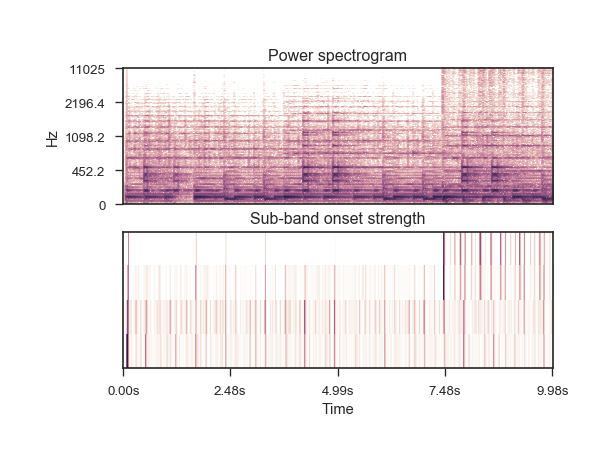

The Python source for this figure:
# First, load some audio and plot the spectrogram

import matplotlib.pyplot as plt
y, sr = librosa.load(librosa.util.example_audio_file(),
                     duration=10.0)
D = np.abs(librosa.stft(y))**2
plt.figure()
plt.subplot(2, 1, 1)
librosa.display.specshow(librosa.logamplitude(D, ref_power=np.max),
                         y_axis='log')
plt.title('Power spectrogram')

# Construct a standard onset function over four sub-bands

onset_subbands = librosa.onset.onset_strength_multi(y=y, sr=sr,
                                                    channels=[0, 32, 64, 96, 128])
plt.subplot(2, 1, 2)
librosa.display.specshow(onset_subbands, x_axis='time')
plt.title('Sub-band onset strength')
